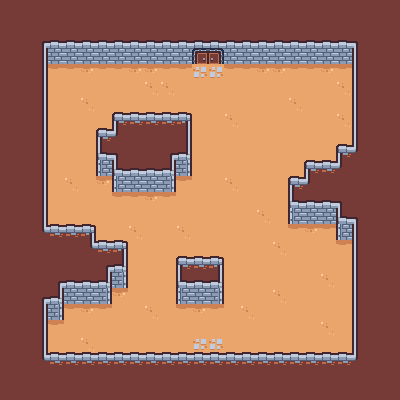

This game map was drawn from its Tiled (.tmx) file and the tilesets committed beside it. A one-line description and the full map source follow:
An orthogonal 25x25 tile map with 16x16 px tiles, 2 tile layers (Ground, Boundary).

<map version="1.10" tiledversion="1.11.0" orientation="orthogonal" renderorder="right-down" width="25" height="25" tilewidth="16" tileheight="16" infinite="0" nextlayerid="3" nextobjectid="1">
 <tileset firstgid="1" name="tilemap_packed" tilewidth="16" tileheight="16" tilecount="132" columns="12">
  <image source="tilemap_packed.png" width="192" height="176" />
  <tile id="0">
   <properties>
    <property name="collides" type="bool" value="true" />
    <property name="cost" type="int" value="1000" />
   </properties>
  </tile>
  <tile id="1">
   <properties>
    <property name="collides" type="bool" value="true" />
   </properties>
  </tile>
  <tile id="2">
   <properties>
    <property name="collides" type="bool" value="true" />
   </properties>
  </tile>
  <tile id="3">
   <properties>
    <property name="collides" type="bool" value="true" />
   </properties>
  </tile>
  <tile id="4">
   <properties>
    <property name="collides" type="bool" value="false" />
   </properties>
  </tile>
  <tile id="5">
   <properties>
    <property name="collides" type="bool" value="false" />
   </properties>
  </tile>
  <tile id="6">
   <properties>
    <property name="collides" type="bool" value="true" />
   </properties>
  </tile>
  <tile id="13">
   <properties>
    <property name="collides" type="bool" value="true" />
   </properties>
  </tile>
  <tile id="14">
   <properties>
    <property name="collides" type="bool" value="true" />
   </properties>
  </tile>
  <tile id="15">
   <properties>
    <property name="collides" type="bool" value="true" />
   </properties>
  </tile>
  <tile id="16">
   <properties>
    <property name="collides" type="bool" value="true" />
   </properties>
  </tile>
  <tile id="17">
   <properties>
    <property name="collides" type="bool" value="true" />
   </properties>
  </tile>
  <tile id="18">
   <properties>
    <property name="collides" type="bool" value="true" />
   </properties>
  </tile>
  <tile id="19">
   <properties>
    <property name="collides" type="bool" value="true" />
   </properties>
  </tile>
  <tile id="25">
   <properties>
    <property name="collides" type="bool" value="true" />
   </properties>
  </tile>
  <tile id="26">
   <properties>
    <property name="collides" type="bool" value="false" />
   </properties>
  </tile>
  <tile id="27">
   <properties>
    <property name="collides" type="bool" value="true" />
   </properties>
  </tile>
  <tile id="30">
   <properties>
    <property name="cost" type="int" value="1" />
   </properties>
  </tile>
  <tile id="40">
   <properties>
    <property name="collides" type="bool" value="true" />
   </properties>
  </tile>
  <tile id="42">
   <properties>
    <property name="cost" type="int" value="1" />
   </properties>
  </tile>
  <tile id="46">
   <properties>
    <property name="collides" type="bool" value="true" />
   </properties>
  </tile>
  <tile id="47">
   <properties>
    <property name="collides" type="bool" value="true" />
   </properties>
  </tile>
  <tile id="48">
   <properties>
    <property name="cost" type="int" value="1" />
   </properties>
  </tile>
  <tile id="49">
   <properties>
    <property name="cost" type="int" value="1" />
   </properties>
  </tile>
  <tile id="50">
   <properties>
    <property name="cost" type="int" value="1" />
   </properties>
  </tile>
  <tile id="51">
   <properties>
    <property name="cost" type="int" value="1" />
   </properties>
  </tile>
  <tile id="52">
   <properties>
    <property name="cost" type="int" value="1" />
   </properties>
  </tile>
  <tile id="53">
   <properties>
    <property name="cost" type="int" value="1" />
   </properties>
  </tile>
  <tile id="57">
   <properties>
    <property name="collides" type="bool" value="true" />
   </properties>
  </tile>
  <tile id="58">
   <properties>
    <property name="collides" type="bool" value="true" />
   </properties>
  </tile>
  <tile id="59">
   <properties>
    <property name="collides" type="bool" value="true" />
   </properties>
  </tile>
 </tileset>
 <layer id="2" name="Ground" width="25" height="25">
  <data encoding="csv">
1,1,1,1,1,1,1,1,1,1,1,1,1,1,1,1,1,1,1,1,1,1,1,1,1,
1,1,1,1,1,1,1,1,1,1,1,1,1,1,1,1,1,1,1,1,1,1,1,1,1,
1,1,1,1,1,1,1,1,1,1,1,1,1,1,1,1,1,1,1,1,1,1,1,1,1,
1,1,1,1,1,1,1,1,1,1,1,1,1,1,1,1,1,1,1,1,1,1,1,1,1,
1,1,1,51,51,52,51,51,52,52,51,51,43,43,51,51,52,52,51,51,52,51,1,1,1,
1,1,1,49,49,49,49,49,49,50,50,49,49,49,49,49,49,49,49,49,49,50,1,1,1,
1,1,1,49,49,50,49,49,49,49,49,49,49,49,49,49,49,49,50,49,49,49,1,1,1,
1,1,1,49,49,49,49,49,49,49,49,49,49,49,50,49,49,49,49,49,49,50,1,1,1,
1,1,1,49,49,49,49,1,1,1,1,1,49,49,49,49,49,49,49,49,49,49,1,1,1,
1,1,1,49,49,49,1,1,1,1,1,1,49,49,49,49,49,49,49,49,49,49,1,1,1,
1,1,1,49,49,49,1,1,1,1,1,1,49,49,49,49,49,49,49,49,49,1,1,1,1,
1,1,1,49,50,49,52,1,1,1,1,51,49,49,50,49,49,49,49,1,1,1,1,1,1,
1,1,1,49,49,49,49,51,51,52,51,49,49,49,49,49,49,49,1,1,1,1,1,1,1,
1,1,1,49,49,49,49,49,49,49,49,49,49,49,49,49,50,49,1,1,1,1,1,1,1,
1,1,1,49,49,49,49,49,50,49,49,50,49,49,49,49,49,49,51,52,51,1,1,1,1,
1,1,1,1,1,1,49,49,49,49,49,49,49,49,49,49,49,50,49,49,49,51,1,1,1,
1,1,1,1,1,1,1,1,49,49,49,49,49,49,49,49,49,49,49,49,49,49,1,1,1,
1,1,1,1,1,1,1,1,49,49,49,1,1,1,49,49,49,49,49,49,50,49,1,1,1,
1,1,1,1,1,1,1,52,49,49,49,1,1,1,49,49,49,50,49,49,49,49,1,1,1,
1,1,1,1,51,52,51,49,49,50,49,51,52,51,49,50,49,49,49,49,49,49,1,1,1,
1,1,1,51,49,49,49,49,49,49,49,49,49,49,49,49,49,49,49,49,50,49,1,1,1,
1,1,1,49,49,50,49,49,49,49,49,49,43,43,49,49,49,49,49,49,49,49,1,1,1,
1,1,1,49,49,49,49,49,49,49,49,49,49,49,49,49,49,49,49,49,49,49,1,1,1,
1,1,1,1,1,1,1,1,1,1,1,1,1,1,1,1,1,1,1,1,1,1,1,1,1,
1,1,1,1,1,1,1,1,1,1,1,1,1,1,1,1,1,1,1,1,1,1,1,1,1
</data>
 </layer>
 <layer id="1" name="Boundary" width="25" height="25">
  <data encoding="csv">
1,1,1,1,1,1,1,1,1,1,1,1,1,1,1,1,1,1,1,1,1,1,1,1,1,
1,1,1,1,1,1,1,1,1,1,1,1,1,1,1,1,1,1,1,1,1,1,1,1,1,
1,1,2,3,3,3,3,3,3,3,3,3,3,3,3,3,3,3,3,3,3,3,4,1,1,
1,1,14,41,41,41,41,41,41,41,41,41,47,48,41,41,41,41,41,41,41,41,16,1,1,
1,1,14,0,0,0,0,0,0,0,0,0,0,0,0,0,0,0,0,0,0,0,16,1,1,
1,1,14,0,0,0,0,0,0,0,0,0,0,0,0,0,0,0,0,0,0,0,16,1,1,
1,1,14,0,0,0,0,0,0,0,0,0,0,0,0,0,0,0,0,0,0,0,16,1,1,
1,1,14,0,0,0,0,5,27,27,27,6,0,0,0,0,0,0,0,0,0,0,16,1,1,
1,1,14,0,0,0,5,28,1,1,1,14,0,0,0,0,0,0,0,0,0,0,16,1,1,
1,1,14,0,0,0,17,4,1,1,2,18,0,0,0,0,0,0,0,0,0,5,28,1,1,
1,1,14,0,0,0,58,17,3,3,18,60,0,0,0,0,0,0,0,5,27,28,1,1,1,
1,1,14,0,0,0,0,58,41,41,60,0,0,0,0,0,0,0,5,28,1,1,1,1,1,
1,1,14,0,0,0,0,0,0,0,0,0,0,0,0,0,0,0,17,3,3,4,1,1,1,
1,1,14,0,0,0,0,0,0,0,0,0,0,0,0,0,0,0,58,41,41,17,4,1,1,
1,1,26,27,27,6,0,0,0,0,0,0,0,0,0,0,0,0,0,0,0,58,16,1,1,
1,1,1,1,1,26,27,6,0,0,0,0,0,0,0,0,0,0,0,0,0,0,16,1,1,
1,1,1,1,1,1,2,18,0,0,0,5,27,6,0,0,0,0,0,0,0,0,16,1,1,
1,1,1,2,3,3,18,60,0,0,0,17,3,18,0,0,0,0,0,0,0,0,16,1,1,
1,1,2,18,41,41,60,0,0,0,0,58,41,60,0,0,0,0,0,0,0,0,16,1,1,
1,1,14,60,0,0,0,0,0,0,0,0,0,0,0,0,0,0,0,0,0,0,16,1,1,
1,1,14,0,0,0,0,0,0,0,0,0,0,0,0,0,0,0,0,0,0,0,16,1,1,
1,1,14,0,0,0,0,0,0,0,0,0,0,0,0,0,0,0,0,0,0,0,16,1,1,
1,1,26,27,27,27,27,27,27,27,27,27,27,27,27,27,27,27,27,27,27,27,28,1,1,
1,1,1,1,1,1,1,1,1,1,1,1,1,1,1,1,1,1,1,1,1,1,1,1,1,
1,1,1,1,1,1,1,1,1,1,1,1,1,1,1,1,1,1,1,1,1,1,1,1,1
</data>
 </layer>
</map>
